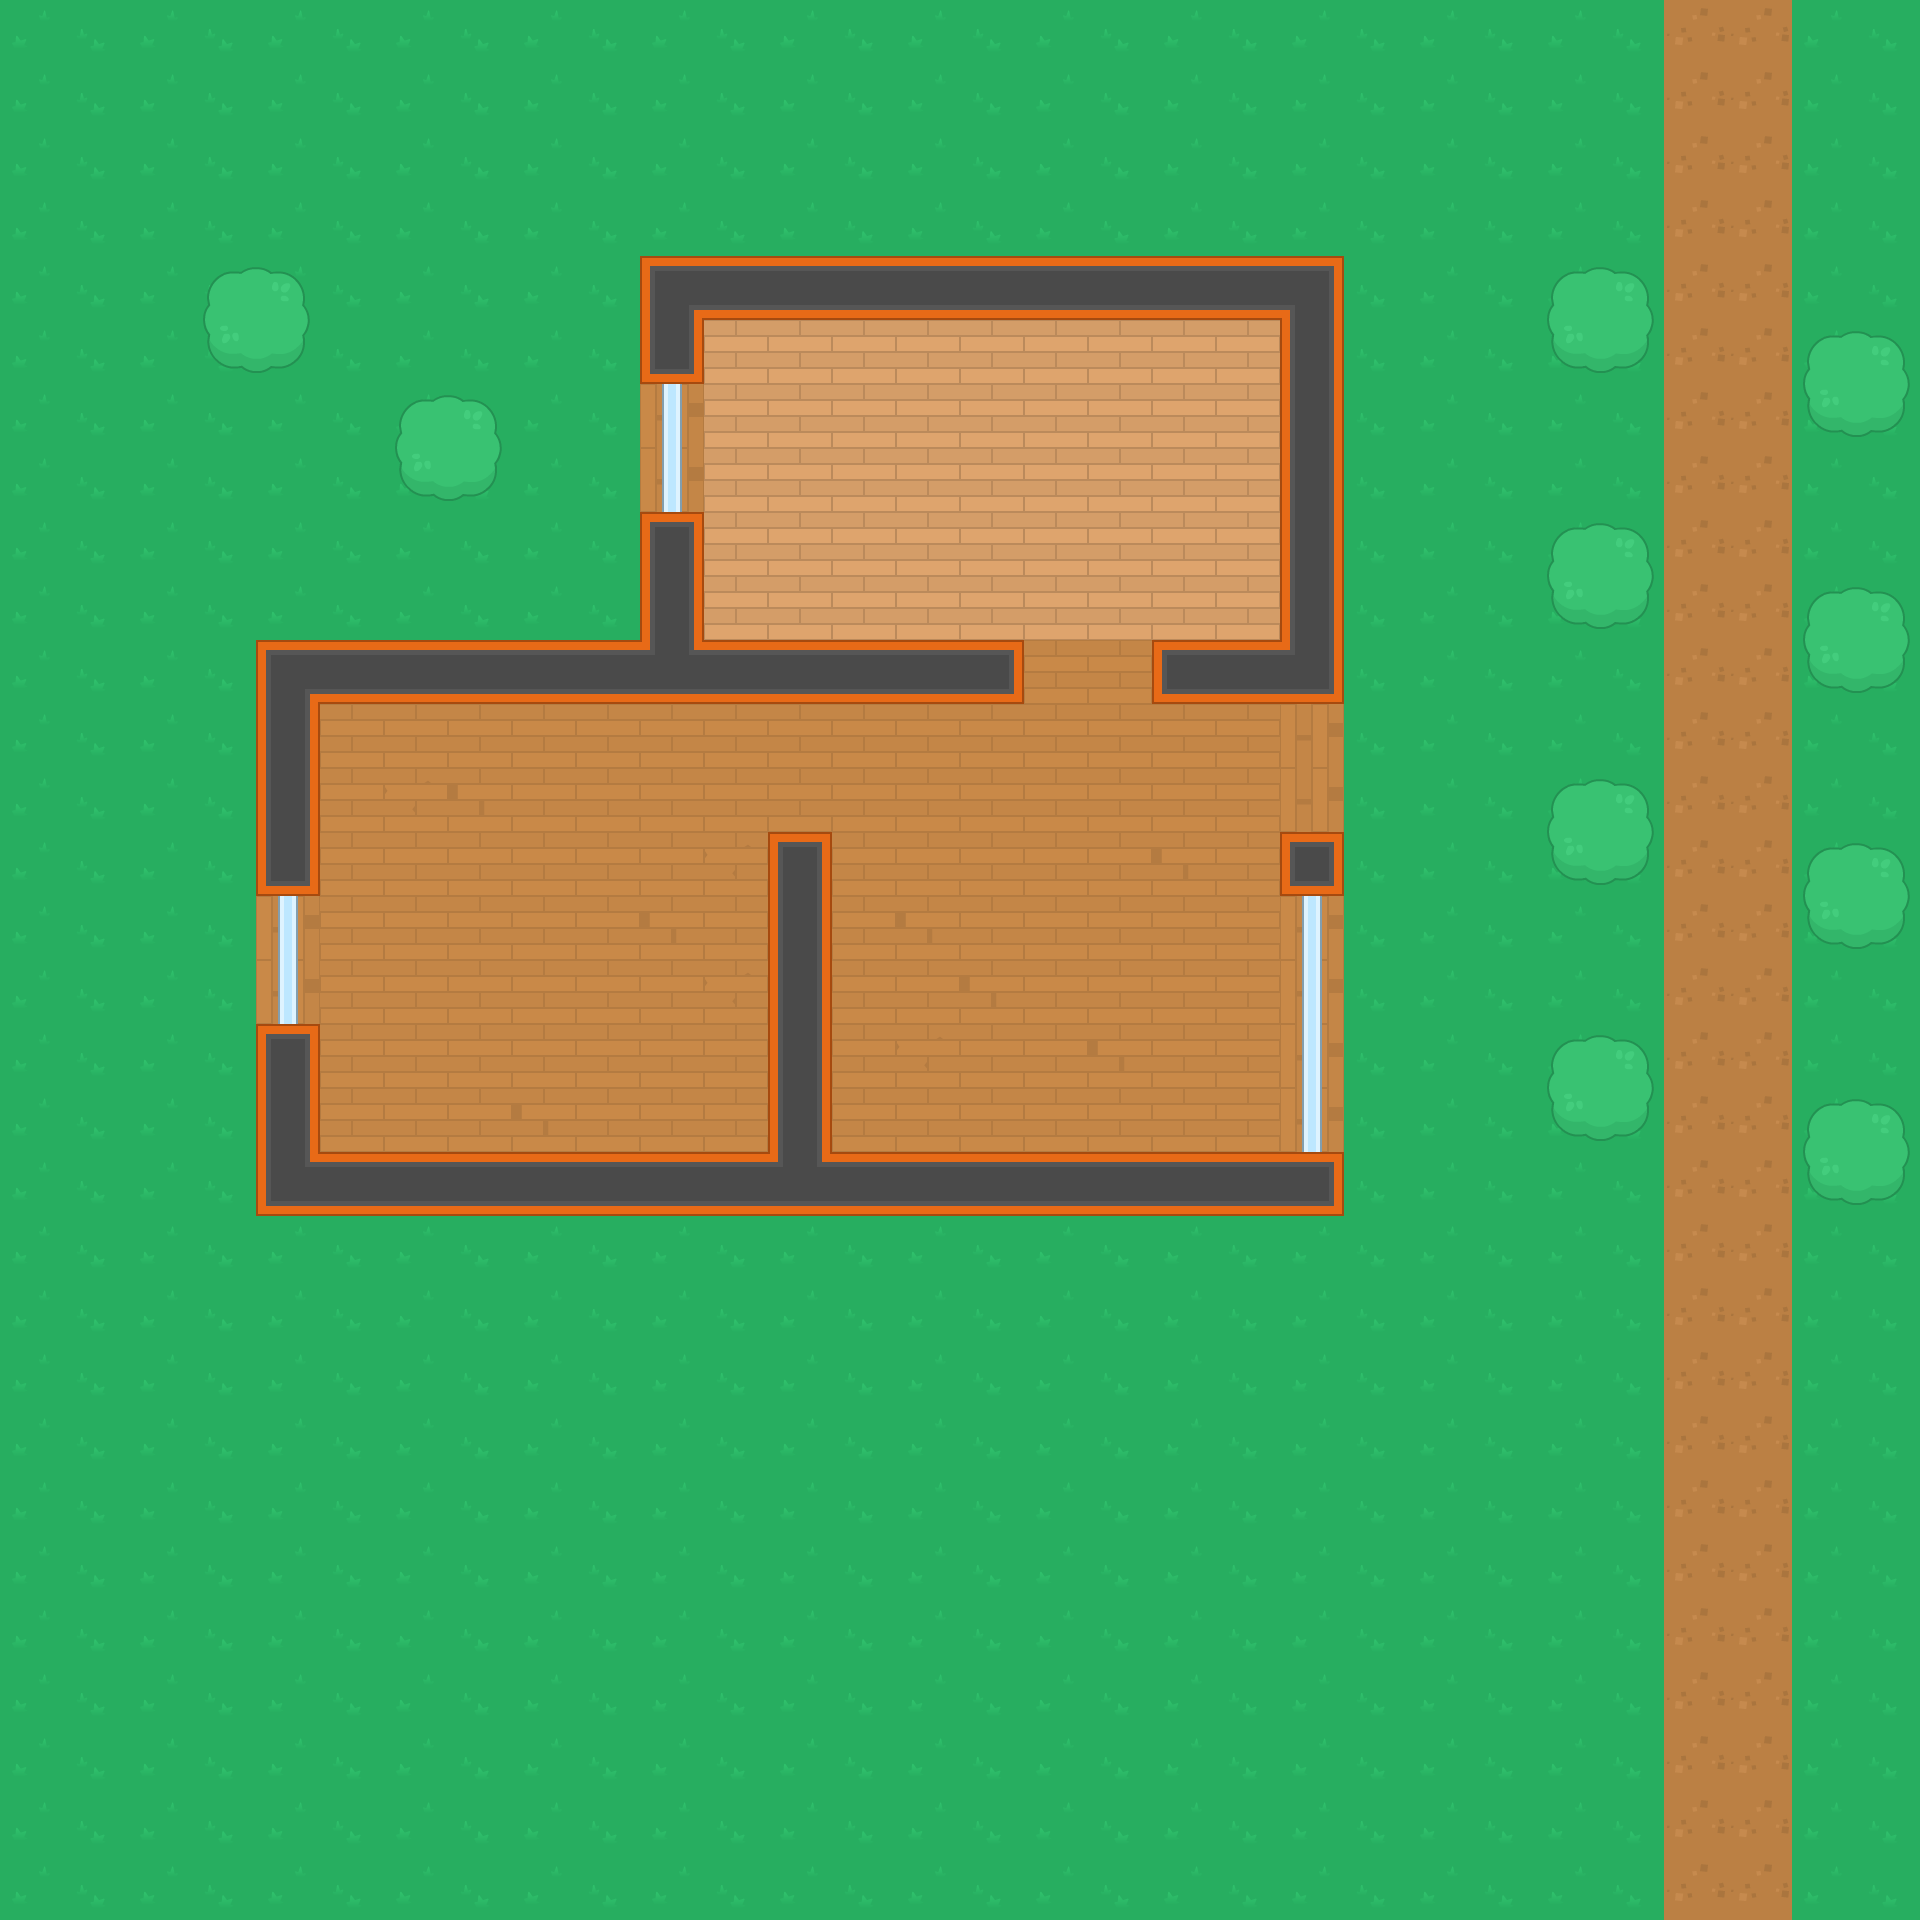

A level layout from a 2D game, rendered from its tile map. Below: a short description, then the map file with its tile-grid data intact:
An orthogonal 30x30 tile map with 64x64 px tiles, 2 tile layers (ground, walls).

<map version="1.0" orientation="orthogonal" renderorder="right-up" width="30" height="30" tilewidth="64" tileheight="64" nextobjectid="6">
 <tileset firstgid="1" name="tileset" tilewidth="64" tileheight="64" tilecount="540" columns="27">
  <image source="tilesheet_complete.png" width="1728" height="1280" />
 </tileset>
 <layer name="ground" width="30" height="30">
  <properties>
   <property name="collision" type="bool" value="false" />
  </properties>
  <data encoding="csv">
3,4,3,4,3,4,3,4,3,4,3,4,3,4,3,4,3,4,3,4,3,4,3,4,3,4,5,5,3,4,
3,4,3,4,3,4,3,4,3,4,3,4,3,4,3,4,3,4,3,4,3,4,3,4,3,4,5,5,3,4,
3,4,3,4,3,4,3,4,3,4,3,4,3,4,3,4,3,4,3,4,3,4,3,4,3,4,5,5,3,4,
3,4,3,4,3,4,3,4,3,4,3,4,3,4,3,4,3,4,3,4,3,4,3,4,3,4,5,5,3,4,
3,4,3,4,3,4,3,4,3,4,3,4,3,4,3,4,3,4,3,4,3,4,3,4,3,4,5,5,3,4,
3,4,3,4,3,4,3,4,3,4,3,96,96,96,96,96,96,96,96,96,3,4,3,4,3,4,5,5,3,4,
3,4,3,4,3,4,3,4,3,4,45,96,96,96,96,96,96,96,96,96,3,4,3,4,3,4,5,5,3,4,
3,4,3,4,3,4,3,4,3,4,45,96,96,96,96,96,96,96,96,96,3,4,3,4,3,4,5,5,3,4,
3,4,3,4,3,4,3,4,3,4,3,96,96,96,96,96,96,96,96,96,3,4,3,4,3,4,5,5,3,4,
3,4,3,4,3,4,3,4,3,4,3,96,96,96,96,96,96,96,96,96,3,4,3,4,3,4,5,5,3,4,
3,4,3,4,3,4,3,4,3,4,3,4,3,4,3,4,42,42,3,4,3,4,3,4,3,4,5,5,3,4,
3,4,3,4,3,42,42,42,42,42,42,42,42,42,42,42,42,42,42,42,45,4,3,4,3,4,5,5,3,4,
3,4,3,4,3,42,46,44,42,42,42,42,42,42,42,42,42,42,42,42,45,4,3,4,3,4,5,5,3,4,
3,4,3,4,3,42,42,42,42,42,42,46,42,42,42,42,42,42,44,42,3,4,3,4,3,4,5,5,3,4,
3,4,3,4,45,42,42,42,42,42,44,42,42,42,44,42,42,42,42,42,45,4,3,4,3,4,5,5,3,4,
3,4,3,4,45,42,42,42,42,42,42,46,42,42,42,44,42,42,42,42,45,4,3,4,3,4,5,5,3,4,
3,4,3,4,3,42,42,42,42,42,42,42,42,42,46,42,42,44,42,42,45,4,3,4,3,4,5,5,3,4,
3,4,3,4,3,42,42,42,44,42,42,42,42,42,42,42,42,42,42,42,45,4,3,4,3,4,5,5,3,4,
3,4,3,4,3,4,3,4,3,4,3,4,3,4,3,4,3,4,3,4,3,4,3,4,3,4,5,5,3,4,
3,4,3,4,3,4,3,4,3,4,3,4,3,4,3,4,3,4,3,4,3,4,3,4,3,4,5,5,3,4,
3,4,3,4,3,4,3,4,3,4,3,4,3,4,3,4,3,4,3,4,3,4,3,4,3,4,5,5,3,4,
3,4,3,4,3,4,3,4,3,4,3,4,3,4,3,4,3,4,3,4,3,4,3,4,3,4,5,5,3,4,
3,4,3,4,3,4,3,4,3,4,3,4,3,4,3,4,3,4,3,4,3,4,3,4,3,4,5,5,3,4,
3,4,3,4,3,4,3,4,3,4,3,4,3,4,3,4,3,4,3,4,3,4,3,4,3,4,5,5,3,4,
3,4,3,4,3,4,3,4,3,4,3,4,3,4,3,4,3,4,3,4,3,4,3,4,3,4,5,5,3,4,
3,4,3,4,3,4,3,4,3,4,3,4,3,4,3,4,3,4,3,4,3,4,3,4,3,4,5,5,3,4,
3,4,3,4,3,4,3,4,3,4,3,4,3,4,3,4,3,4,3,4,3,4,3,4,3,4,5,5,3,4,
3,4,3,4,3,4,3,4,3,4,3,4,3,4,3,4,3,4,3,4,3,4,3,4,3,4,5,5,3,4,
3,4,3,4,3,4,3,4,3,4,3,4,3,4,3,4,3,4,3,4,3,4,3,4,3,4,5,5,3,4,
3,4,3,4,3,4,3,4,3,4,3,4,3,4,3,4,3,4,3,4,3,4,3,4,3,4,5,5,3,4
</data>
 </layer>
 <layer name="walls" width="30" height="30">
  <properties>
   <property name="collision" type="bool" value="true" />
  </properties>
  <data encoding="csv">
0,0,0,0,0,0,0,0,0,0,0,0,0,0,0,0,0,0,0,0,0,0,0,0,0,0,0,0,0,0,
0,0,0,0,0,0,0,0,0,0,0,0,0,0,0,0,0,0,0,0,0,0,0,0,0,0,0,0,0,0,
0,0,0,0,0,0,0,0,0,0,0,0,0,0,0,0,0,0,0,0,0,0,0,0,0,0,0,0,0,0,
0,0,0,0,0,0,0,0,0,0,0,0,0,0,0,0,0,0,0,0,0,0,0,0,0,0,0,0,0,0,
0,0,0,181,182,0,0,0,0,0,109,111,111,111,111,111,111,111,111,111,110,0,0,0,181,182,0,0,0,0,
0,0,0,208,209,0,0,0,0,0,115,0,0,0,0,0,0,0,0,0,138,0,0,0,208,209,0,0,181,182,
0,0,0,0,0,0,181,182,0,0,435,0,0,0,0,0,0,0,0,0,138,0,0,0,0,0,0,0,208,209,
0,0,0,0,0,0,208,209,0,0,435,0,0,0,0,0,0,0,0,0,138,0,0,0,0,0,0,0,0,0,
0,0,0,0,0,0,0,0,0,0,141,0,0,0,0,0,0,0,0,0,138,0,0,0,181,182,0,0,0,0,
0,0,0,0,0,0,0,0,0,0,138,0,0,0,0,0,0,0,0,0,138,0,0,0,208,209,0,0,181,182,
0,0,0,0,109,111,111,111,111,111,113,111,111,111,111,114,0,0,142,111,137,0,0,0,0,0,0,0,208,209,
0,0,0,0,138,0,0,0,0,0,0,0,0,0,0,0,0,0,0,0,0,0,0,0,0,0,0,0,0,0,
0,0,0,0,138,0,0,0,0,0,0,0,0,0,0,0,0,0,0,0,0,0,0,0,181,182,0,0,0,0,
0,0,0,0,115,0,0,0,0,0,0,0,141,0,0,0,0,0,0,0,196,0,0,0,208,209,0,0,181,182,
0,0,0,0,435,0,0,0,0,0,0,0,138,0,0,0,0,0,0,0,435,0,0,0,0,0,0,0,208,209,
0,0,0,0,435,0,0,0,0,0,0,0,138,0,0,0,0,0,0,0,435,0,0,0,0,0,0,0,0,0,
0,0,0,0,141,0,0,0,0,0,0,0,138,0,0,0,0,0,0,0,435,0,0,0,181,182,0,0,0,0,
0,0,0,0,138,0,0,0,0,0,0,0,138,0,0,0,0,0,0,0,435,0,0,0,208,209,0,0,181,182,
0,0,0,0,136,111,111,111,111,111,111,111,113,111,111,111,111,111,111,111,114,0,0,0,0,0,0,0,208,209,
0,0,0,0,0,0,0,0,0,0,0,0,0,0,0,0,0,0,0,0,0,0,0,0,0,0,0,0,0,0,
0,0,0,0,0,0,0,0,0,0,0,0,0,0,0,0,0,0,0,0,0,0,0,0,0,0,0,0,0,0,
0,0,0,0,0,0,0,0,0,0,0,0,0,0,0,0,0,0,0,0,0,0,0,0,0,0,0,0,0,0,
0,0,0,0,0,0,0,0,0,0,0,0,0,0,0,0,0,0,0,0,0,0,0,0,0,0,0,0,0,0,
0,0,0,0,0,0,0,0,0,0,0,0,0,0,0,0,0,0,0,0,0,0,0,0,0,0,0,0,0,0,
0,0,0,0,0,0,0,0,0,0,0,0,0,0,0,0,0,0,0,0,0,0,0,0,0,0,0,0,0,0,
0,0,0,0,0,0,0,0,0,0,0,0,0,0,0,0,0,0,0,0,0,0,0,0,0,0,0,0,0,0,
0,0,0,0,0,0,0,0,0,0,0,0,0,0,0,0,0,0,0,0,0,0,0,0,0,0,0,0,0,0,
0,0,0,0,0,0,0,0,0,0,0,0,0,0,0,0,0,0,0,0,0,0,0,0,0,0,0,0,0,0,
0,0,0,0,0,0,0,0,0,0,0,0,0,0,0,0,0,0,0,0,0,0,0,0,0,0,0,0,0,0,
0,0,0,0,0,0,0,0,0,0,0,0,0,0,0,0,0,0,0,0,0,0,0,0,0,0,0,0,0,0
</data>
 </layer>
</map>
